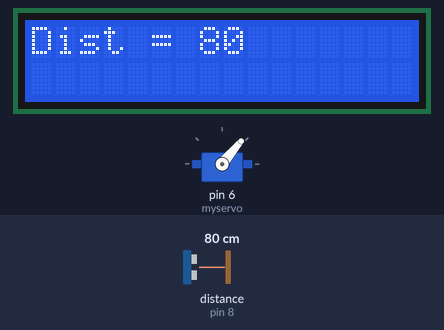
The sketch below on a simulated Arduino Uno, built with avr-gcc and run on an emulated ATmega328P. Parts: 16×2 character LCD, servo. Wiring (inferred from the names in the program): ultrasonic range finder: trigger pin 9; echo pin 8. The inputs (shaded band) are chosen by the test bench; at power-on: distance to the obstacle (sensor on pin 8) 80 cm. The echo pulse lasts 58.3 µs per cm; what the sketch prints to the serial monitor is not drawn.

Above: at 1.2 s.
1.3 s: distance to the obstacle (sensor on pin 8) set to 2 cm
At 1.36 s:
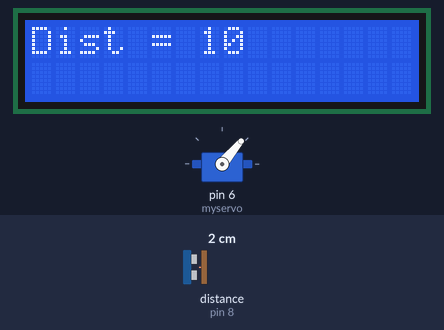
2.8 s: distance to the obstacle (sensor on pin 8) set to 18 cm
At 3.7 s:
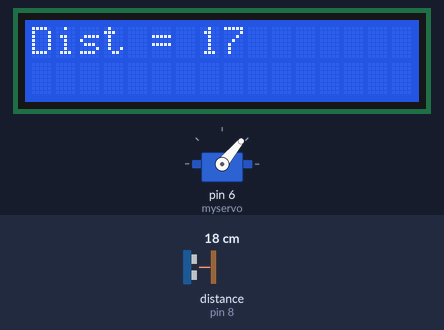
4.3 s: distance to the obstacle (sensor on pin 8) set to 4 cm
At 4.36 s:
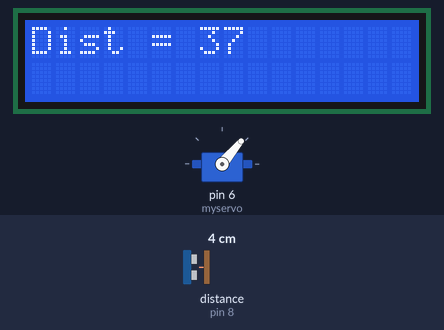
Timing chart, 0 to 7.3 s (numbered marks = the images above; inputs shaded):
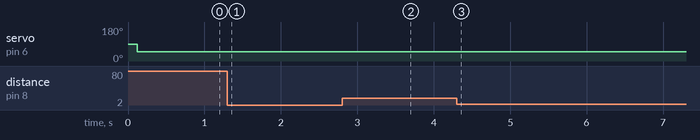

Measured:
- after the input at 1.3 s, the display: changes at once (image 1)
- after the input at 2.8 s, the display: first changes at once (image 2 shows a later state)
- after the input at 4.3 s, the display: changes at once (image 3)

The sketch:

Exemplo1_Ultra_servo.ino
```cpp
#include <Servo.h>

#include <LiquidCrystal.h>

Servo myservo;  // create servo object to control a servo

int Trig = 9;
int Echo = 8;
int DistCM = 0;
int pos = 0;

const int rs = 12, en = 11, d4 = 5, d5 = 4, d6 = 3, d7 = 2;
LiquidCrystal lcd(rs, en, d4, d5, d6, d7);
char dado[16];

void setup()
{
  pinMode(Trig,OUTPUT);
  pinMode(Echo,INPUT);
  Serial.begin(9600);

  lcd.begin(16, 2);
  lcd.print("Teste");
  myservo.attach(6);
  }

long readUltrassom(){
  digitalWrite(Trig,LOW);
  delayMicroseconds(2);
  digitalWrite(Trig,HIGH);
  delayMicroseconds(10);
  digitalWrite(Trig,LOW);
  return pulseIn(Echo,HIGH);
}

void loop()
{
  DistCM=readUltrassom()/58;
    Serial.println(DistCM);
    lcd.setCursor(0,0);
    lcd.print("Dist = ");
    lcd.print(DistCM);
    delay(50);
    myservo.write(50);

}
```
